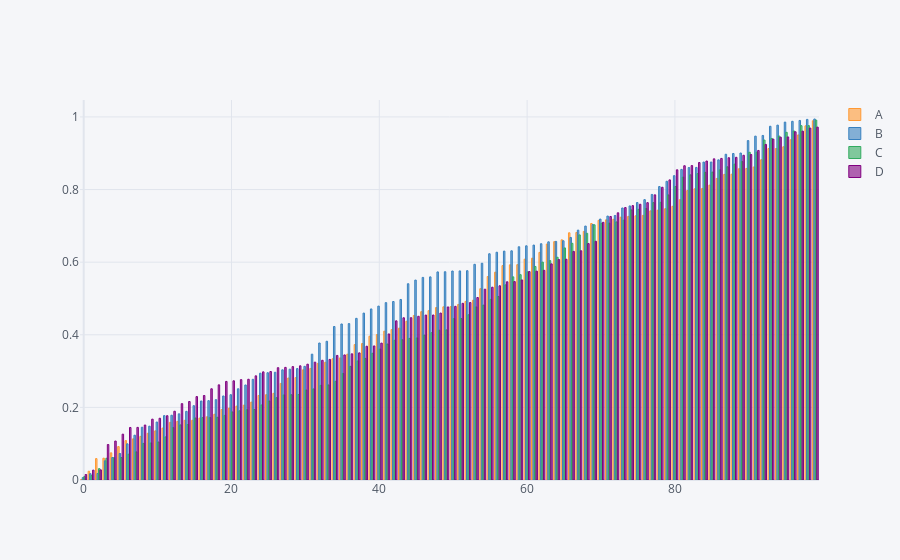

This figure's notebook cell:
### Code cell
# Bar Plot with groupby of aggregate function

df1.mode().iplot(kind='bar')
